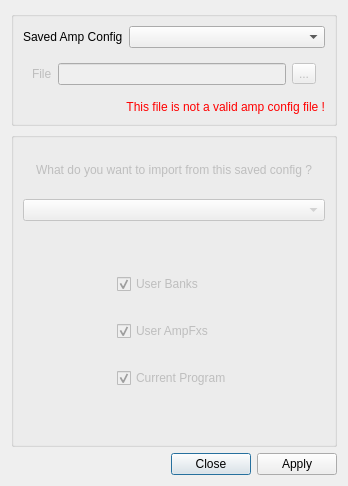
<?xml version="1.0" encoding="UTF-8"?>
<ui version="4.0">
 <class>DialogFullAmpImport</class>
 <widget class="QDialog" name="DialogFullAmpImport">
  <property name="geometry">
   <rect>
    <x>0</x>
    <y>0</y>
    <width>348</width>
    <height>486</height>
   </rect>
  </property>
  <property name="windowTitle">
   <string>Full Amp config import</string>
  </property>
  <layout class="QVBoxLayout" name="verticalLayout">
   <item>
    <widget class="QGroupBox" name="groupBoxFile">
     <property name="title">
      <string/>
     </property>
     <layout class="QVBoxLayout" name="verticalLayout_3">
      <item>
       <layout class="QHBoxLayout" name="horizontalLayout_3">
        <item>
         <widget class="QLabel" name="label_6">
          <property name="sizePolicy">
           <sizepolicy hsizetype="Maximum" vsizetype="Preferred">
            <horstretch>0</horstretch>
            <verstretch>0</verstretch>
           </sizepolicy>
          </property>
          <property name="text">
           <string>Saved Amp Config</string>
          </property>
         </widget>
        </item>
        <item>
         <widget class="QComboBox" name="comboBoxAmpConfig"/>
        </item>
       </layout>
      </item>
      <item>
       <widget class="QFrame" name="framePathSelector">
        <property name="enabled">
         <bool>false</bool>
        </property>
        <layout class="QHBoxLayout" name="horizontalLayout">
         <item>
          <widget class="QLabel" name="label">
           <property name="text">
            <string>File</string>
           </property>
          </widget>
         </item>
         <item>
          <widget class="QLineEdit" name="lineEditPath">
           <property name="readOnly">
            <bool>true</bool>
           </property>
          </widget>
         </item>
         <item>
          <widget class="QToolButton" name="toolButtonBrowse">
           <property name="text">
            <string>...</string>
           </property>
           <property name="icon">
            <iconset theme="document-open">
             <normaloff>.</normaloff>.</iconset>
           </property>
          </widget>
         </item>
        </layout>
       </widget>
      </item>
      <item>
       <widget class="QLabel" name="labelInvalidFile">
        <property name="styleSheet">
         <string notr="true">QLabel{color:red}</string>
        </property>
        <property name="text">
         <string>This file is not a valid amp config file !</string>
        </property>
        <property name="alignment">
         <set>Qt::AlignRight|Qt::AlignTrailing|Qt::AlignVCenter</set>
        </property>
       </widget>
      </item>
     </layout>
    </widget>
   </item>
   <item>
    <spacer name="verticalSpacer">
     <property name="orientation">
      <enum>Qt::Vertical</enum>
     </property>
     <property name="sizeHint" stdset="0">
      <size>
       <width>20</width>
       <height>40</height>
      </size>
     </property>
    </spacer>
   </item>
   <item>
    <widget class="QGroupBox" name="groupBoxMainAction">
     <property name="enabled">
      <bool>false</bool>
     </property>
     <property name="title">
      <string/>
     </property>
     <layout class="QVBoxLayout" name="verticalLayout_2">
      <item>
       <spacer name="verticalSpacer_4">
        <property name="orientation">
         <enum>Qt::Vertical</enum>
        </property>
        <property name="sizeHint" stdset="0">
         <size>
          <width>20</width>
          <height>40</height>
         </size>
        </property>
       </spacer>
      </item>
      <item>
       <widget class="QLabel" name="label_7">
        <property name="text">
         <string>What do you want to import from this saved config ?</string>
        </property>
        <property name="alignment">
         <set>Qt::AlignCenter</set>
        </property>
       </widget>
      </item>
      <item>
       <spacer name="verticalSpacer_3">
        <property name="orientation">
         <enum>Qt::Vertical</enum>
        </property>
        <property name="sizeHint" stdset="0">
         <size>
          <width>20</width>
          <height>40</height>
         </size>
        </property>
       </spacer>
      </item>
      <item>
       <widget class="QComboBox" name="comboBoxMainChoice"/>
      </item>
      <item>
       <spacer name="verticalSpacer_2">
        <property name="orientation">
         <enum>Qt::Vertical</enum>
        </property>
        <property name="sizeHint" stdset="0">
         <size>
          <width>20</width>
          <height>40</height>
         </size>
        </property>
       </spacer>
      </item>
      <item>
       <widget class="QStackedWidget" name="stackedWidget">
        <widget class="QWidget" name="pageFullAmp">
         <layout class="QHBoxLayout" name="horizontalLayout_4">
          <item>
           <spacer name="horizontalSpacer">
            <property name="orientation">
             <enum>Qt::Horizontal</enum>
            </property>
            <property name="sizeHint" stdset="0">
             <size>
              <width>40</width>
              <height>20</height>
             </size>
            </property>
           </spacer>
          </item>
          <item>
           <layout class="QVBoxLayout" name="verticalLayout_4">
            <item>
             <widget class="QCheckBox" name="checkBoxUserBanks">
              <property name="text">
               <string>User Banks</string>
              </property>
              <property name="checked">
               <bool>true</bool>
              </property>
             </widget>
            </item>
            <item>
             <widget class="QCheckBox" name="checkBoxAmpFx">
              <property name="text">
               <string>User AmpFxs</string>
              </property>
              <property name="checked">
               <bool>true</bool>
              </property>
             </widget>
            </item>
            <item>
             <widget class="QCheckBox" name="checkBoxCurrentProgram">
              <property name="text">
               <string>Current Program</string>
              </property>
              <property name="checked">
               <bool>true</bool>
              </property>
             </widget>
            </item>
           </layout>
          </item>
          <item>
           <spacer name="horizontalSpacer_2">
            <property name="orientation">
             <enum>Qt::Horizontal</enum>
            </property>
            <property name="sizeHint" stdset="0">
             <size>
              <width>40</width>
              <height>20</height>
             </size>
            </property>
           </spacer>
          </item>
         </layout>
        </widget>
        <widget class="QWidget" name="pageAmpFx">
         <layout class="QHBoxLayout" name="horizontalLayout_5">
          <item>
           <spacer name="horizontalSpacer_4">
            <property name="orientation">
             <enum>Qt::Horizontal</enum>
            </property>
            <property name="sizeHint" stdset="0">
             <size>
              <width>40</width>
              <height>20</height>
             </size>
            </property>
           </spacer>
          </item>
          <item>
           <widget class="QGroupBox" name="groupBox">
            <property name="title">
             <string/>
            </property>
            <layout class="QVBoxLayout" name="verticalLayout_5">
             <item>
              <layout class="QHBoxLayout" name="horizontalLayout_2">
               <item>
                <widget class="QLabel" name="label_2">
                 <property name="sizePolicy">
                  <sizepolicy hsizetype="Maximum" vsizetype="Preferred">
                   <horstretch>0</horstretch>
                   <verstretch>0</verstretch>
                  </sizepolicy>
                 </property>
                 <property name="text">
                  <string>From</string>
                 </property>
                 <property name="alignment">
                  <set>Qt::AlignRight|Qt::AlignTrailing|Qt::AlignVCenter</set>
                 </property>
                </widget>
               </item>
               <item>
                <widget class="QComboBox" name="comboBoxAmpFxFrom"/>
               </item>
              </layout>
             </item>
             <item>
              <widget class="QLabel" name="labelAmpFxAmp">
               <property name="text">
                <string>Amp</string>
               </property>
              </widget>
             </item>
             <item>
              <widget class="QLabel" name="labelAmpFxPedal1">
               <property name="text">
                <string>Pedal1</string>
               </property>
              </widget>
             </item>
             <item>
              <widget class="QLabel" name="labelAmpFxPedal2">
               <property name="text">
                <string>Pedal2</string>
               </property>
              </widget>
             </item>
             <item>
              <widget class="QLabel" name="labelAmpFxReverb">
               <property name="text">
                <string>Reverb</string>
               </property>
              </widget>
             </item>
            </layout>
           </widget>
          </item>
          <item>
           <widget class="QLabel" name="label_3">
            <property name="sizePolicy">
             <sizepolicy hsizetype="Preferred" vsizetype="Preferred">
              <horstretch>0</horstretch>
              <verstretch>0</verstretch>
             </sizepolicy>
            </property>
            <property name="text">
             <string>To</string>
            </property>
            <property name="alignment">
             <set>Qt::AlignRight|Qt::AlignTrailing|Qt::AlignVCenter</set>
            </property>
           </widget>
          </item>
          <item>
           <widget class="QComboBox" name="comboBoxAmpFxTo"/>
          </item>
          <item>
           <spacer name="horizontalSpacer_3">
            <property name="orientation">
             <enum>Qt::Horizontal</enum>
            </property>
            <property name="sizeHint" stdset="0">
             <size>
              <width>40</width>
              <height>20</height>
             </size>
            </property>
           </spacer>
          </item>
         </layout>
        </widget>
        <widget class="QWidget" name="pageSingleProgram">
         <layout class="QHBoxLayout" name="horizontalLayout_7">
          <item>
           <spacer name="horizontalSpacer_5">
            <property name="orientation">
             <enum>Qt::Horizontal</enum>
            </property>
            <property name="sizeHint" stdset="0">
             <size>
              <width>40</width>
              <height>20</height>
             </size>
            </property>
           </spacer>
          </item>
          <item>
           <widget class="QGroupBox" name="groupBox_2">
            <property name="title">
             <string/>
            </property>
            <layout class="QVBoxLayout" name="verticalLayout_6">
             <item>
              <layout class="QHBoxLayout" name="horizontalLayout_6">
               <item>
                <widget class="QLabel" name="label_4">
                 <property name="sizePolicy">
                  <sizepolicy hsizetype="Maximum" vsizetype="Preferred">
                   <horstretch>0</horstretch>
                   <verstretch>0</verstretch>
                  </sizepolicy>
                 </property>
                 <property name="text">
                  <string>From</string>
                 </property>
                 <property name="alignment">
                  <set>Qt::AlignRight|Qt::AlignTrailing|Qt::AlignVCenter</set>
                 </property>
                </widget>
               </item>
               <item>
                <widget class="QComboBox" name="comboBoxSingleFrom"/>
               </item>
              </layout>
             </item>
             <item>
              <widget class="QLineEdit" name="lineEditSingleProgramName">
               <property name="readOnly">
                <bool>true</bool>
               </property>
              </widget>
             </item>
             <item>
              <widget class="QLabel" name="labelSingleAmp">
               <property name="text">
                <string>Amp</string>
               </property>
              </widget>
             </item>
             <item>
              <widget class="QLabel" name="labelSinglePedal1">
               <property name="text">
                <string>Pedal1</string>
               </property>
              </widget>
             </item>
             <item>
              <widget class="QLabel" name="labelSinglePedal2">
               <property name="text">
                <string>Pedal2</string>
               </property>
              </widget>
             </item>
             <item>
              <widget class="QLabel" name="labelSingleReverb">
               <property name="text">
                <string>Reverb</string>
               </property>
              </widget>
             </item>
            </layout>
           </widget>
          </item>
          <item>
           <widget class="QLabel" name="label_5">
            <property name="text">
             <string>To</string>
            </property>
            <property name="alignment">
             <set>Qt::AlignRight|Qt::AlignTrailing|Qt::AlignVCenter</set>
            </property>
           </widget>
          </item>
          <item>
           <widget class="QComboBox" name="comboBoxSingleTo"/>
          </item>
          <item>
           <spacer name="horizontalSpacer_6">
            <property name="orientation">
             <enum>Qt::Horizontal</enum>
            </property>
            <property name="sizeHint" stdset="0">
             <size>
              <width>40</width>
              <height>20</height>
             </size>
            </property>
           </spacer>
          </item>
         </layout>
        </widget>
       </widget>
      </item>
      <item>
       <spacer name="verticalSpacer_5">
        <property name="orientation">
         <enum>Qt::Vertical</enum>
        </property>
        <property name="sizeHint" stdset="0">
         <size>
          <width>20</width>
          <height>40</height>
         </size>
        </property>
       </spacer>
      </item>
     </layout>
    </widget>
   </item>
   <item>
    <widget class="QDialogButtonBox" name="buttonBox">
     <property name="orientation">
      <enum>Qt::Horizontal</enum>
     </property>
     <property name="standardButtons">
      <set>QDialogButtonBox::Apply|QDialogButtonBox::Close</set>
     </property>
    </widget>
   </item>
  </layout>
 </widget>
 <resources/>
 <connections>
  <connection>
   <sender>buttonBox</sender>
   <signal>accepted()</signal>
   <receiver>DialogFullAmpImport</receiver>
   <slot>accept()</slot>
   <hints>
    <hint type="sourcelabel">
     <x>248</x>
     <y>254</y>
    </hint>
    <hint type="destinationlabel">
     <x>157</x>
     <y>274</y>
    </hint>
   </hints>
  </connection>
  <connection>
   <sender>buttonBox</sender>
   <signal>rejected()</signal>
   <receiver>DialogFullAmpImport</receiver>
   <slot>reject()</slot>
   <hints>
    <hint type="sourcelabel">
     <x>316</x>
     <y>260</y>
    </hint>
    <hint type="destinationlabel">
     <x>286</x>
     <y>274</y>
    </hint>
   </hints>
  </connection>
 </connections>
</ui>
